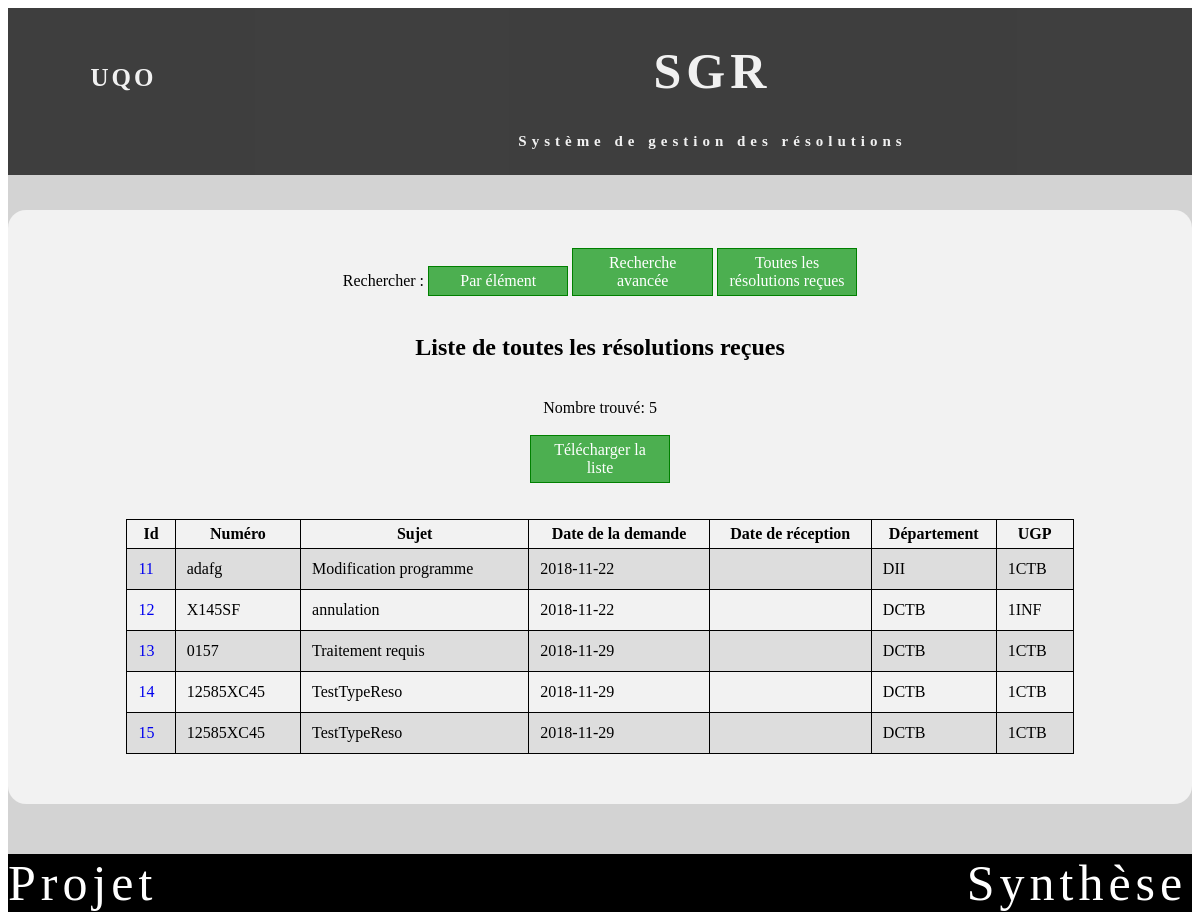
The app's page /index.php?action=voirReso, older data.
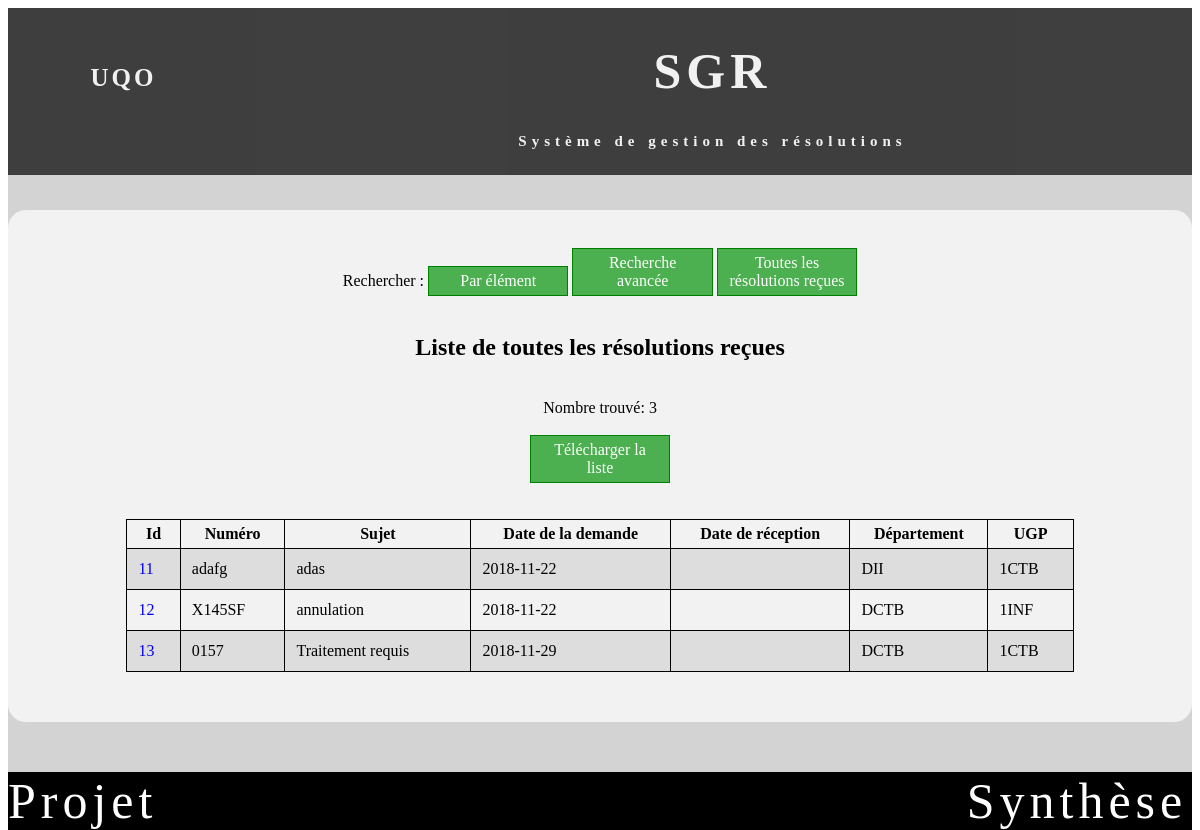
The same page, newer data.
### tables this page shows
CREATE TABLE IF NOT EXISTS `receptionreso` (
  `id` int(5) NOT NULL AUTO_INCREMENT,
  `NumReception` varchar(10) NOT NULL,
  `Sujet` varchar(300) DEFAULT NULL,
  `NumProjet_id` int(11) DEFAULT NULL,
  `DateDemande` date DEFAULT NULL,
  `DateReception` date NOT NULL,
  `Traitement` varchar(60) DEFAULT NULL,
  `Notes` varchar(2000) DEFAULT NULL,
  `Departement_id` varchar(10) DEFAULT NULL,
  `codeUgp_id` varchar(10) DEFAULT NULL,
  `agent_id` varchar(50) DEFAULT NULL,
  PRIMARY KEY (`id`),
  UNIQUE KEY `NumReception` (`id`)
);

### controller/controlPublique.php (called while the page is built, shortened)
<?php
class controlPublique {
    private $vue;
    private $modelReceptionReso;
    function __construct() {
        $this->vue = new VuePublique();
        $this->modelReceptionReso = new ReceptionReso();
    }
    public function rechercheReso() {
        $reso = $this->modelReceptionReso->allResolutionTrie();
        $titre = 'allResolution';
        $this->vue->rechercheResolution($reso, $titre);
    }
}

### model/receptionReso.php (called while the page is built, shortened)
<?php
class ReceptionReso {
    private $id;
    private $num;
    private $sujet;
    private $dateReception;
    private $departement_id;
    private $codeUgp_id;
    function creerReceptionReso($i, $n, $s, $np, $dd, $dr, $t, $nt, $d, $c, $a) {
        $reso = new ReceptionReso();
        $reso->id = $i;
        $reso->num = $n;
        $reso->sujet = $s;
        $reso->numProjet_id = $np;
        $reso->dateDemande = $dd;
        $reso->dateReception = $dr;
        $reso->traitement = $t;
        $reso->notes = $nt;
        $reso->departement_id = $d;
        $reso->codeUgp_id = $c;
        $reso->agent_id = $a;
        return ($reso);
    }
    function allResolutionTrie() {
        $bdd = new ConnexionBDD();
        $sql = "SELECT * FROM receptionreso ORDER BY Id ASC";
        $result = mysqli_query($bdd->getConnexionBDD(), $sql);
        $allReso = array();
        while ($row = mysqli_fetch_array($result)) {
            $reso = $this->creerReceptionReso($row["id"], $row["NumReception"], $row["Sujet"], $row["NumProjet_id"], $row["DateDemande"], $row["DateReception"], $row["Traitement"], $row["Notes"], $row["Departement_id"], $row["codeUgp_id"], $row["agent_id"]);
            array_push($allReso, $reso);
        }
        return($allReso);
    }
    function getId() {
        return $this->id;
    }
    function getNum() {
        return $this->num;
    }
    function getSujet() {
        return $this->sujet;
    }
    function getDateReception() {
        return $this->dateReception;
    }
    function getDepartement_id() {
        return $this->departement_id;
    }
    function getCodeUgp_id() {
        return $this->codeUgp_id;
    }
}

### model/connexionBDD.php (called while the page is built, shortened)
<?php
class  ConnexionBDD
{
    private  $con;
    function __construct()
    {
        $this->con = mysqli_connect("localhost","root","","decanat");
        $this->con->set_charset('utf8');
    }
    public function getConnexionBDD() {
     return  $this->con;
   }
}
?>

### view/vuePublique.php (the view, shortened to what this page needs)
<?php
class VuePublique {
    public function rechercheResolution($reso, $titre) {
        echo('<div id="divconsult" class="">
        <div class="btt2">
        <br>Rechercher :
        <a href="index.php?action=rechercheResoPar">  Par élément  </a>
        <a href="index.php?action=rechercheAvancer">  Recherche avancée  </a>
        <a href="index.php?action=voirReso">          Toutes les résolutions reçues  </a>
        <br> <br>
        <h2>' . $_SESSION['recherche'] . '</h2>
        <br>
        Nombre trouvé: ' . $_SESSION['count'] . '<br><br>
        <a href="Excel/' . $titre . '" download="' . $titre . '">Télécharger la liste</a>
        </div><br><br>
        <center>
        <table class="table2" >
        <tr>
            <th>Id</th>
            <th>Numéro</th>
            <th>Sujet</th>
            <th>Date de la demande</th>
            <th>Date de réception</th>
            <th>Département</th>
            <th>UGP</th>
        </tr>');
        foreach ($reso as $value) {
            echo('<tr><td><a href="index.php?action=resolution&id=' . $value->getId() . '"> ' . $value->getId() . '</a></td>
                    <td>' . $value->getNum() . '</td>
                    <td>' . $value->getSujet() . '</td>
                    <td>' . $value->getDateReception() . '</td>
                    <td>' . $value->getDateDemande() . '</td>
                    <td>' . $value->getDepartement_id() . '</td>
                    <td>' . $value->getCodeUgp_id() . '</td></tr>' );
        }
        echo('</table></center></div>');
    }
}

Row changes from the older to the newer data that the page shows:
removed receptionreso: id "14", NumReception "12585XC45", Sujet "TestTypeReso", DateReception "2018-11-29", Departement "DCTB", codeUgp "1CTB"
removed receptionreso: id "15", NumReception "12585XC45", Sujet "TestTypeReso", DateReception "2018-11-29", Departement "DCTB", codeUgp "1CTB"
changed receptionreso "adafg": Sujet "Modification programme" → "adas"
Text that changed along with them:
$_SESSION['count']: "5" → "3"
